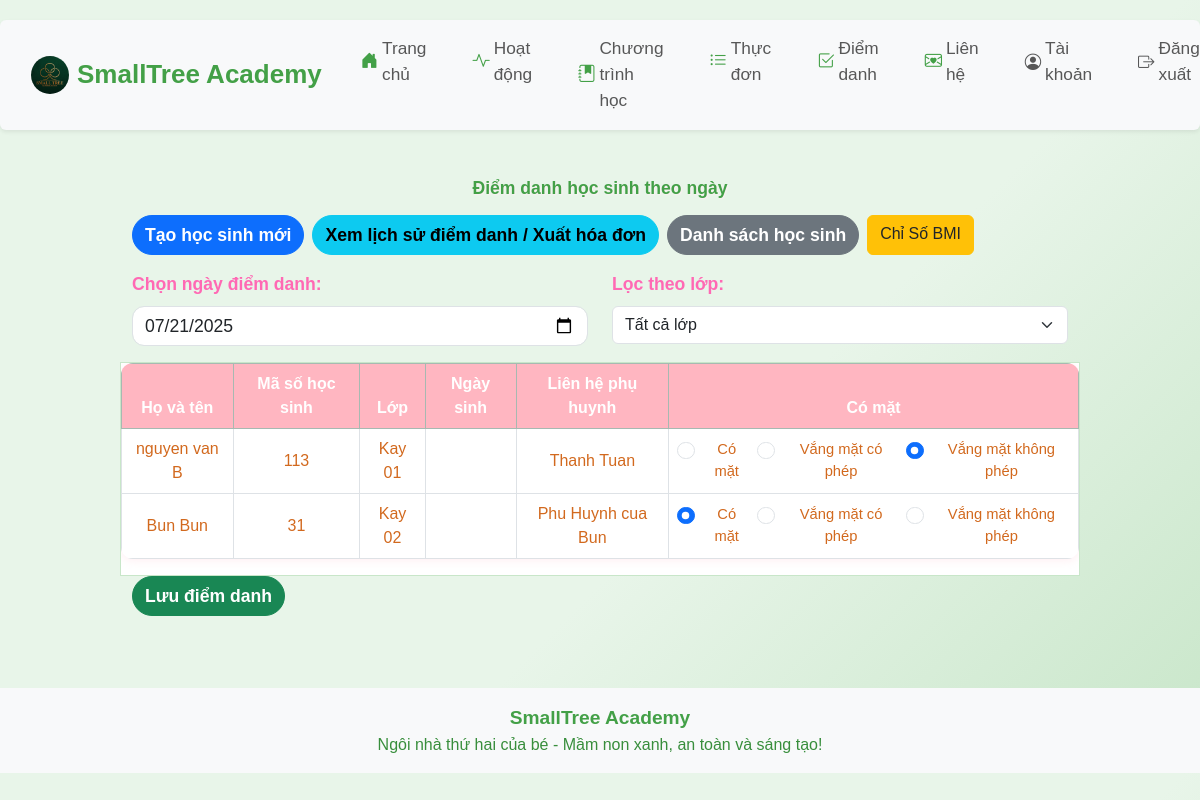
Screenshot of /attendance (signed in) with the database file from the repository.
### app/models.py (models this page shows)
class Child(db.Model):
    id = db.Column(db.Integer, primary_key=True)
    name = db.Column(db.String(100), nullable=False)
    age = db.Column(db.Integer, nullable=False)
    parent_contact = db.Column(db.String(100), nullable=False)
    class_name = db.Column(db.String(100))
    birth_date = db.Column(db.String(20))
    status = db.Column(db.String(20), default='Chưa điểm danh')
    email = db.Column(db.String(100))
    phone = db.Column(db.String(20))
    password = db.Column(db.String(100))
    student_code = db.Column(db.String(20), unique=True, nullable=True)

### app/routes.py (the view, shortened to what this page needs)
@main.route('/attendance', methods=['GET', 'POST'])
def attendance():
    if not session.get('role'):
        flash('Bạn phải đăng nhập mới truy cập được trang này!', 'danger')
        return redirect(url_for('main.about'))
    if session.get('role') == 'parent':
        return redirect(url_for('main.attendance_history'))
    from datetime import date
    attendance_date = request.args.get('attendance_date') or date.today().strftime('%Y-%m-%d')
    selected_class = request.args.get('class_name')
    class_names = ['Kay 01', 'Kay 02']
    if selected_class:
        students = Child.query.filter_by(class_name=selected_class).all()
    else:
        students = Child.query.all()
    for student in students:
        record = AttendanceRecord.query.filter_by(child_id=student.id, date=attendance_date).first()
        if record:
            student.status = record.status
        else:
            student.status = 'Vắng'
    mobile = is_mobile()
    return render_template('attendance.html', students=students, title='Điểm danh', current_date=attendance_date, mobile=mobile, class_names=class_names, selected_class=selected_class)

### app/__init__.py (called while the page is built)
def create_app():
    app = Flask(__name__)
    app.config['SECRET_KEY'] = 'your-secret-key'
    app.config['SQLALCHEMY_DATABASE_URI'] = 'sqlite:///site.db'
    app.config['SQLALCHEMY_TRACK_MODIFICATIONS'] = False
    db.init_app(app)
    migrate = Migrate(app, db)
    csrf = CSRFProtect(app)
    @app.context_processor
    def inject_csrf_token():
        from flask_wtf.csrf import generate_csrf
        return dict(csrf_token=generate_csrf)
    from app.routes import main
    app.register_blueprint(main)
    return app

### app/routes.py (called while the page is built)
def is_mobile():
    ua = request.user_agent.string.lower()
    return 'mobile' in ua or 'android' in ua or 'iphone' in ua

### app/templates/attendance.html (shortened to what this page needs)
{% extends 'base.html' %}
{% block content %}
<div class="container-fluid mt-4 mb-4 px-0">
    <h2 class="fw-bold text-center mb-3" style="color:#43a047; font-size:1.1em;">Điểm danh học sinh theo ngày</h2>
    <div class="d-flex flex-column flex-md-row gap-2 mb-3 attendance-btn-group-mobile">
        <a href="/attendance/new" class="btn btn-primary {% if mobile %}attendance-btn-mobile{% endif %}">Tạo học sinh mới</a>
        <a href="/attendance/history" class="btn btn-info {% if mobile %}attendance-btn-mobile{% endif %}" {% if session['role'] == 'parent' %}style="display:none;"{% endif %}>Xem lịch sử điểm danh / Xuất hóa đơn</a>
        <a href="/students" class="btn btn-secondary {% if mobile %}attendance-btn-mobile{% endif %}">Danh sách học sinh</a>
        <a href="/bmi-index" class="btn btn-warning text-dark {% if mobile %}attendance-btn-mobile{% endif %}">Chỉ Số BMI</a>
    </div>
    <form method="get" action="">
        <div class="row mb-3">
            <div class="col-md-6">
                <label for="attendance_date" class="form-label">Chọn ngày điểm danh:</label>
                <input type="date" id="attendance_date" name="attendance_date" class="form-control" value="{{ current_date }}" onchange="this.form.submit()">
            </div>
            <div class="col-md-6">
                <label for="class_name" class="form-label">Lọc theo lớp:</label>
                <select id="class_name" name="class_name" class="form-select" onchange="this.form.submit()">
                    <option value="">Tất cả lớp</option>
                </select>
            </div>
        </div>
    </form>
    <form method="post">
        <div class="table-responsive attendance-table-wrapper">
            <table class="table table-bordered align-middle {% if mobile %}attendance-table-mobile{% else %}attendance-table-desktop{% endif %}">
                <thead class="table-success">
                    <tr>
                        <th>Họ và tên</th>
                        <th>Mã số học sinh</th>
                        <th>Lớp</th>
                        <th>Ngày sinh</th>
                        <th>Liên hệ phụ huynh</th>
                        <th>Có mặt</th>
                    </tr>
                </thead>
                <tbody>
                    {% for student in students %}
                    <tr>
                        <td>{{ student.name }}</td>
                        <td>{{ student.student_code }}</td>
                        <td>{{ student.class_name if student.class_name else '' }}</td>
                        <td>{{ student.birth_date if student.birth_date else '' }}</td>
                        <td>{{ student.parent_contact }}</td>
                        <td>
                            <div class="d-flex flex-column flex-md-row gap-2 attendance-radio-mobile">
                                <div class="form-check">
                                    <input class="form-check-input" type="radio" name="present_{{ student.id }}" id="present_yes_{{ student.id }}" value="yes" {% if student.status == 'Có mặt' %}checked{% endif %}>
                                    <label class="form-check-label" for="present_yes_{{ student.id }}">Có mặt</label>
                                </div>
                                <div class="form-check">
                                    <input class="form-check-input" type="radio" name="present_{{ student.id }}" id="present_absent_excused_{{ student.id }}" value="absent_excused" >
                                    <label class="form-check-label" for="present_absent_excused_{{ student.id }}">Vắng mặt có phép</label>
                                </div>
                                <div class="form-check">
                                    <input class="form-check-input" type="radio" name="present_{{ student.id }}" id="present_absent_unexcused_{{ student.id }}" value="absent_unexcused" {% if student.status == 'Vắng mặt không phép' %}checked{% endif %}>
                                    <label class="form-check-label" for="present_absent_unexcused_{{ student.id }}">Vắng mặt không phép</label>
                                </div>
                            </div>
                        </td>
                    </tr>
                    {% else %}
                    <tr><td colspan="6" class="text-center">Chưa có học sinh nào.</td></tr>
                    {% endfor %}
                </tbody>
            </table>
        </div>
        <button type="submit" class="btn btn-success {% if mobile %}attendance-btn-mobile{% endif %}">Lưu điểm danh</button>
    </form>
</div>
{% endblock %}

### app/templates/base.html (shortened to what this page needs)
<!DOCTYPE html>
<html lang="vi">
<head>
    <link href="https://cdn.jsdelivr.net/npm/bootstrap@5.3.3/dist/css/bootstrap.min.css" rel="stylesheet">
    <link rel="stylesheet" href="{{ url_for('static', filename='css/style.css') }}">
    <link rel="stylesheet" href="https://cdn.jsdelivr.net/npm/bootstrap-icons@1.10.5/font/bootstrap-icons.css">
</head>
<body>
    <nav class="navbar navbar-expand-lg navbar-light bg-light shadow-sm mb-4 rounded" style="border-radius:18px;">
        <div class="container-fluid px-3">
            <a class="navbar-brand fw-bold d-flex align-items-center" href="/">
                <img src="{{ url_for('static', filename='images/logo.jpg') }}" alt="Logo" style="width:38px; margin-right:8px; border-radius:50%;">
                <span style="color:#43a047; font-family:'Comic Sans MS', 'Arial', sans-serif; font-size:1.3em;">SmallTree Academy</span>
            </a>
            <div class="collapse navbar-collapse" id="navbarNav">
                <ul class="navbar-nav ms-auto mb-2 mb-lg-0" style="font-size:1.08em;">
                    <li class="nav-item">
                        <a class="nav-link d-flex align-items-center" href="/">
                            <i class="bi bi-house-door-fill me-1" style="color:#43a047;"></i> Trang chủ
                        </a>
                    </li>
                    <li class="nav-item">
                        <a class="nav-link d-flex align-items-center" href="/activities">
                            <i class="bi bi-activity me-1" style="color:#43a047;"></i> Hoạt động
                        </a>
                    </li>
                    <li class="nav-item">
                        <a class="nav-link d-flex align-items-center" href="{{ url_for('main.curriculum') }}">
                            <i class="bi bi-journal-bookmark-fill me-1" style="color:#43a047;"></i> Chương trình học
                        </a>
                    </li>
                    <li class="nav-item">
                        <a class="nav-link d-flex align-items-center" href="{{ url_for('main.menu') }}">
                            <i class="bi bi-list-ul me-1" style="color:#43a047;"></i> Thực đơn
                        </a>
                    </li>
                    <li class="nav-item">
                        <a class="nav-link d-flex align-items-center" href="{{ url_for('main.attendance') }}">
                            <i class="bi bi-check2-square me-1" style="color:#43a047;"></i> Điểm danh
                        </a>
                    </li>
                    <li class="nav-item">
                        <a class="nav-link d-flex align-items-center" href="/contact">
                            <i class="bi bi-envelope-heart me-1" style="color:#43a047;"></i> Liên hệ
                        </a>
                    </li>
                    {% if session.get('role') %}
                    <li class="nav-item">
                        <a href="/profile" class="nav-link d-flex align-items-center">
                            <i class="bi bi-person-circle me-1" style="font-size:0.95em;"></i> Tài khoản
                        </a>
                    </li>
                    <li class="nav-item">
                        <a href="/logout" class="nav-link d-flex align-items-center">
                            <i class="bi bi-box-arrow-right me-1" style="font-size:0.95em;"></i> Đăng xuất
                        </a>
                    </li>
                    {% else %}
                    <li class="nav-item">
                        <a href="/login" class="nav-link d-flex align-items-center">
                            <i class="bi bi-box-arrow-in-right me-1" style="font-size:0.95em;"></i> Đăng nhập
                        </a>
                    </li>
                    {% endif %}
                </ul>
            </div>
        </div>
    </nav>
    <main class="container">
        {% block content %}{% endblock %}
    </main>
    <footer class="bg-light text-center py-3 mt-5">
        <div class="container">
            <span class="fw-bold" style="color:#43a047; font-size:1.2em;">SmallTree Academy</span><br>
            <span style="color:#388e3c;">Ngôi nhà thứ hai của bé - Mầm non xanh, an toàn và sáng tạo!</span>
        </div>
    </footer>
</body>
</html>

### app/static/css/style.css (style rules this page uses)
body { font-family: 'Comic Sans MS', 'Arial', sans-serif; background: linear-gradient(135deg, #e8f5e9 60%, #c8e6c9 100%); }
nav { margin: 20px 0; }
nav a { margin: 0 15px; color: white; text-decoration: none; }
.container { width: 80%; margin: auto; overflow: hidden; }
footer { background-color: #ffb6c1; color: white; text-align: center; padding: 10px 0; position: relative; bottom: 0; width: 100%; font-family: 'Comic Sans MS', 'Arial', sans-serif; }
h1, h2, h3 { color: #ff69b4; font-family: 'Comic Sans MS', 'Arial', sans-serif; text-shadow: 1px 1px 2px #fff0f5; }
.btn-primary, .btn-info, .btn-success, .btn-secondary { border-radius: 20px; font-weight: bold; font-size: 1.1em; }
.table { background: #fff0f5; border-radius: 12px; overflow: hidden; box-shadow: 0 2px 8px rgba(255, 182, 193, 0.2); }
.table th { background: #ffb6c1; color: #fff; font-size: 1em; text-align: center; }
.table td { text-align: center; vertical-align: middle; font-size: 1em; color: #d2691e; }
.form-control, .form-label { border-radius: 12px; font-size: 1.1em; }
.form-label { color: #ff69b4; font-weight: bold; }

### app/templates/attendance.html (style rules this page uses)
.attendance-table-desktop { font-size:1em; }
.attendance-btn-group-mobile { display:flex; flex-direction:column; gap:8px; }
.attendance-radio-mobile .form-check-input { width:1.1em; height:1.1em; }
.attendance-radio-mobile .form-check-label { font-size:0.92em; margin-left:3px; }
.attendance-table-wrapper { border:1.5px solid #c8e6c9; border-radius:0; box-shadow:none; background:#fff; margin-left:-12px; margin-right:-12px; }

### rows the page displays
Child: name "nguyen van B", student_code "113", class_name "Kay 01", parent_contact "Thanh Tuan", status "☐ Có mặt", status "☐ Vắng mặt có phép", status "☑ Vắng mặt không phép"
Child: name "Bun Bun", student_code "31", class_name "Kay 02", parent_contact "Phu Huynh cua Bun", status "☑ Có mặt", status "☐ Vắng mặt có phép", status "☐ Vắng mặt không phép"
